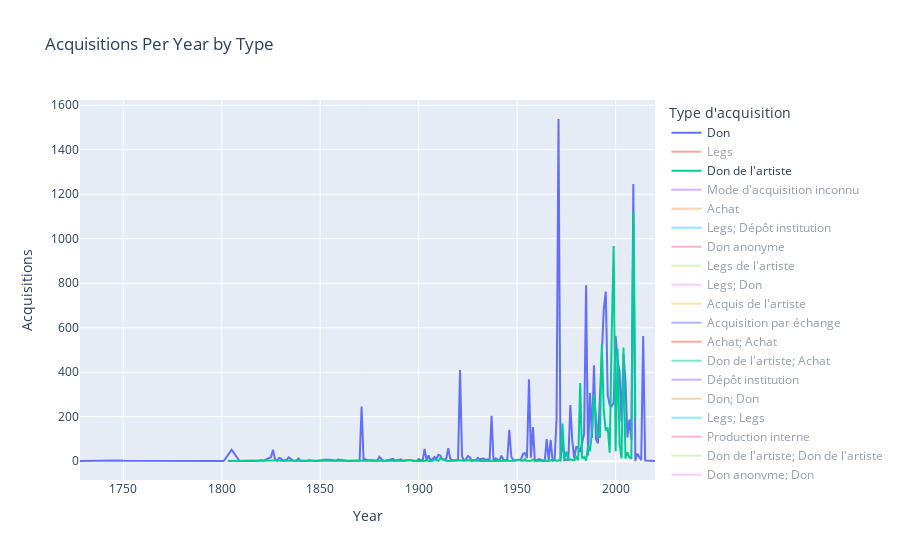

The notebook cell saved with this chart:
### Code cell
fig = px.line(acquisitions_by_type, x='Year', y='Acquisitions', color="Type d'acquisition", hover_name="Year",title='Acquisitions Per Year by Type')
fig.show()

### Figure 1 — Plotly figure (JSON) as saved in the notebook; plotly's stock layout.template omitted (floating-point values rounded to 4 significant figures; data arrays with more than 128 entries replaced by an {"elided": "..."} marker saying what was removed)
{"data": [{"hovertemplate": "<b>%{hovertext}</b><br><br>Type d'acquisition=Don<br>Year=%{x}<br>Acquisitions=%{y}<extra></extra>", "hovertext": {"elided": "181 int values"}, "legendgroup": "Don", "line": {"color": "#636efa", "dash": "solid"}, "marker": {"symbol": "circle"}, "mode": "lines", "name": "Don", "orientation": "v", "showlegend": true, "type": "scatter", "visible": true, "x": {"elided": "181 int values"}, "xaxis": "x", "y": {"elided": "181 int values"}, "yaxis": "y"}, {"hovertemplate": "<b>%{hovertext}</b><br><br>Type d'acquisition=Legs<br>Year=%{x}<br>Acquisitions=%{y}<extra></extra>", "hovertext": [1742, 1789, 1825, 1826, 1838, 1839, 1842, 1845, 1853, 1864, 1873, 1874, 1876, 1879, 1880, 1881, 1886, 1890, 1892, 1894, 1898, 1899, 1900, 1901, 1902, 1905, 1906, 1908, 1910, 1911, 1912, 1913, 1914, 1915, 1916, 1917, 1918, 1919, 1920, 1921, 1922, 1923, 1924, 1926, 1927, 1928, 1929, 1930, 1931, 1932, 1933, 1934, 1935, 1936, 1937, 1938, 1939, 1940, 1941, 1942, 1943, 1944, 1945, 1946, 1947, 1948, 1949, 1950, 1952, 1953, 1954, 1955, 1956, 1957, 1959, 1961, 1964, 1965, 1966, 1967, 1968, 1969, 1970, 1971, 1972, 1975, 1977, 1978, 1979, 1980, 1981, 1982, 1983, 1986, 1987, 1989, 1990, 1991, 1992, 1993, 1995, 1996, 1998, 1999, 2000, 2001, 2016], "legendgroup": "Legs", "line": {"color": "#EF553B", "dash": "solid"}, "marker": {"symbol": "circle"}, "mode": "lines", "name": "Legs", "orientation": "v", "showlegend": true, "type": "scatter", "visible": "legendonly", "x": [1742, 1789, 1825, 1826, 1838, 1839, 1842, 1845, 1853, 1864, 1873, 1874, 1876, 1879, 1880, 1881, 1886, 1890, 1892, 1894, 1898, 1899, 1900, 1901, 1902, 1905, 1906, 1908, 1910, 1911, 1912, 1913, 1914, 1915, 1916, 1917, 1918, 1919, 1920, 1921, 1922, 1923, 1924, 1926, 1927, 1928, 1929, 1930, 1931, 1932, 1933, 1934, 1935, 1936, 1937, 1938, 1939, 1940, 1941, 1942, 1943, 1944, 1945, 1946, 1947, 1948, 1949, 1950, 1952, 1953, 1954, 1955, 1956, 1957, 1959, 1961, 1964, 1965, 1966, 1967, 1968, 1969, 1970, 1971, 1972, 1975, 1977, 1978, 1979, 1980, 1981, 1982, 1983, 1986, 1987, 1989, 1990, 1991, 1992, 1993, 1995, 1996, 1998, 1999, 2000, 2001, 2016], "xaxis": "x", "y": [1, 1, 2, 1, 6, 10, 3, 3, 4, 2, 6, 5, 6, 1, 1, 4, 23, 1499, 2, 284, 12, 1, 3, 27, 1, 1, 2, 6, 96, 57, 1381, 6, 58, 35, 4, 9, 4, 7, 6, 14, 1, 9, 1, 35, 8, 71, 1, 1, 1, 4, 7, 3, 2, 3, 4, 22, 2, 6, 1, 40, 9, 2, 1, 9, 2, 1, 3, 15, 4, 7, 2, 195, 18, 3, 6, 41, 12, 1, 73, 85, 3, 1, 5, 181, 1, 13, 135, 3, 7, 1, 3, 4, 2, 22, 2, 2, 4, 52, 29, 1, 7, 10, 22, 2, 1, 3, 4], "yaxis": "y"}, {"hovertemplate": "<b>%{hovertext}</b><br><br>Type d'acquisition=Don de l'artiste<br>Year=%{x}<br>Acquisitions=%{y}<extra></extra>", "hovertext": [1803, 1813, 1815, 1825, 1826, 1827, 1830, 1836, 1839, 1842, 1844, 1853, 1859, 1866, 1872, 1873, 1876, 1881, 1882, 1888, 1891, 1892, 1896, 1897, 1899, 1901, 1902, 1903, 1904, 1905, 1906, 1907, 1908, 1909, 1910, 1911, 1914, 1919, 1920, 1927, 1932, 1938, 1941, 1944, 1948, 1949, 1950, 1952, 1953, 1954, 1955, 1957, 1958, 1959, 1961, 1962, 1964, 1965, 1966, 1967, 1968, 1969, 1970, 1971, 1972, 1973, 1974, 1975, 1976, 1977, 1979, 1980, 1981, 1982, 1983, 1984, 1985, 1986, 1987, 1988, 1989, 1990, 1991, 1992, 1993, 1994, 1995, 1996, 1997, 1998, 1999, 2000, 2001, 2002, 2003, 2004, 2005, 2006, 2007, 2008, 2009, 2010], "legendgroup": "Don de l'artiste", "line": {"color": "#00cc96", "dash": "solid"}, "marker": {"symbol": "circle"}, "mode": "lines", "name": "Don de l'artiste", "orientation": "v", "showlegend": true, "type": "scatter", "visible": true, "x": [1803, 1813, 1815, 1825, 1826, 1827, 1830, 1836, 1839, 1842, 1844, 1853, 1859, 1866, 1872, 1873, 1876, 1881, 1882, 1888, 1891, 1892, 1896, 1897, 1899, 1901, 1902, 1903, 1904, 1905, 1906, 1907, 1908, 1909, 1910, 1911, 1914, 1919, 1920, 1927, 1932, 1938, 1941, 1944, 1948, 1949, 1950, 1952, 1953, 1954, 1955, 1957, 1958, 1959, 1961, 1962, 1964, 1965, 1966, 1967, 1968, 1969, 1970, 1971, 1972, 1973, 1974, 1975, 1976, 1977, 1979, 1980, 1981, 1982, 1983, 1984, 1985, 1986, 1987, 1988, 1989, 1990, 1991, 1992, 1993, 1994, 1995, 1996, 1997, 1998, 1999, 2000, 2001, 2002, 2003, 2004, 2005, 2006, 2007, 2008, 2009, 2010], "xaxis": "x", "y": [1, 1, 2, 1, 3, 5, 2, 2, 2, 1, 1, 1, 1, 1, 1, 1, 1, 1, 1, 1, 1, 2, 5, 1, 1, 2, 2, 1, 5, 1, 1, 1, 8, 4, 1, 14, 1, 2, 3, 4, 1, 1, 1, 1, 1, 2, 6, 1, 1, 9, 1, 2, 8, 1, 1, 2, 5, 1, 1, 5, 6, 7, 1, 4, 2, 169, 7, 44, 7, 9, 3, 18, 4, 351, 12, 19, 3, 70, 45, 133, 301, 202, 122, 106, 526, 226, 137, 151, 38, 566, 967, 45, 505, 79, 13, 511, 12, 40, 17, 11, 1122, 191], "yaxis": "y"}, {"hovertemplate": "<b>%{hovertext}</b><br><br>Type d'acquisition=Mode d'acquisition inconnu<br>Year=%{x}<br>Acquisitions=%{y}<extra></extra>", "hovertext": [1825, 1843, 1846, 1851, 1853, 1855, 1859, 1870, 1874, 1877, 1879, 1880, 1881, 1886, 1893, 1895, 1896, 1900, 1904, 1906, 1908, 1909, 1910, 1913, 1916, 1921, 1922, 1923, 1925, 1926, 1933, 1952, 1955, 1956, 1969, 1971, 1987, 1996], "legendgroup": "Mode d'acquisition inconnu", "line": {"color": "#ab63fa", "dash": "solid"}, "marker": {"symbol": "circle"}, "mode": "lines", "name": "Mode d'acquisition inconnu", "orientation": "v", "showlegend": true, "type": "scatter", "visible": "legendonly", "x": [1825, 1843, 1846, 1851, 1853, 1855, 1859, 1870, 1874, 1877, 1879, 1880, 1881, 1886, 1893, 1895, 1896, 1900, 1904, 1906, 1908, 1909, 1910, 1913, 1916, 1921, 1922, 1923, 1925, 1926, 1933, 1952, 1955, 1956, 1969, 1971, 1987, 1996], "xaxis": "x", "y": [12, 1, 5, 2, 1, 19, 2, 3, 3, 1, 1, 1, 2, 3, 4, 2, 3, 4, 2, 4, 9, 2, 1, 3, 1, 1, 1, 3, 2, 1, 1, 1, 2, 3, 1, 2, 1, 2], "yaxis": "y"}, {"hovertemplate": "<b>%{hovertext}</b><br><br>Type d'acquisition=Achat<br>Year=%{x}<br>Acquisitions=%{y}<extra></extra>", "hovertext": {"elided": "140 int values"}, "legendgroup": "Achat", "line": {"color": "#FFA15A", "dash": "solid"}, "marker": {"symbol": "circle"}, "mode": "lines", "name": "Achat", "orientation": "v", "showlegend": true, "type": "scatter", "visible": "legendonly", "x": {"elided": "140 int values"}, "xaxis": "x", "y": {"elided": "140 int values"}, "yaxis": "y"}, {"hovertemplate": "<b>%{hovertext}</b><br><br>Type d'acquisition=Legs; Dépôt institution<br>Year=%{x}<br>Acquisitions=%{y}<extra></extra>", "hovertext": [1843], "legendgroup": "Legs; Dépôt institution", "line": {"color": "#19d3f3", "dash": "solid"}, "marker": {"symbol": "circle"}, "mode": "lines", "name": "Legs; Dépôt institution", "orientation": "v", "showlegend": true, "type": "scatter", "visible": "legendonly", "x": [1843], "xaxis": "x", "y": [61], "yaxis": "y"}, {"hovertemplate": "<b>%{hovertext}</b><br><br>Type d'acquisition=Don anonyme<br>Year=%{x}<br>Acquisitions=%{y}<extra></extra>", "hovertext": [1880, 1893, 1910, 1913, 1918, 1952, 1954, 1966, 1969, 1972, 1973, 1974, 1976, 1977, 1984, 1985, 1988, 1989, 1990, 1991, 1992, 1994, 1995, 1996, 1997, 1998, 1999, 2000, 2001, 2002, 2003, 2004, 2005, 2006, 2009, 2015], "legendgroup": "Don anonyme", "line": {"color": "#FF6692", "dash": "solid"}, "marker": {"symbol": "circle"}, "mode": "lines", "name": "Don anonyme", "orientation": "v", "showlegend": true, "type": "scatter", "visible": "legendonly", "x": [1880, 1893, 1910, 1913, 1918, 1952, 1954, 1966, 1969, 1972, 1973, 1974, 1976, 1977, 1984, 1985, 1988, 1989, 1990, 1991, 1992, 1994, 1995, 1996, 1997, 1998, 1999, 2000, 2001, 2002, 2003, 2004, 2005, 2006, 2009, 2015], "xaxis": "x", "y": [3, 2, 3, 1, 1, 1, 5, 1, 1, 1, 12, 1, 1, 1, 1, 3, 61, 132, 77, 2, 3, 30, 9, 2, 18, 18, 7, 2, 18, 70, 4, 1, 3, 1, 1, 1], "yaxis": "y"}, {"hovertemplate": "<b>%{hovertext}</b><br><br>Type d'acquisition=Legs de l'artiste<br>Year=%{x}<br>Acquisitions=%{y}<extra></extra>", "hovertext": [1884, 1905, 1911, 1928, 1938, 1941, 1946, 1949, 1952, 1955, 1958, 1982], "legendgroup": "Legs de l'artiste", "line": {"color": "#B6E880", "dash": "solid"}, "marker": {"symbol": "circle"}, "mode": "lines", "name": "Legs de l'artiste", "orientation": "v", "showlegend": true, "type": "scatter", "visible": "legendonly", "x": [1884, 1905, 1911, 1928, 1938, 1941, 1946, 1949, 1952, 1955, 1958, 1982], "xaxis": "x", "y": [2, 1, 88, 1, 13, 1, 36, 1, 3, 10, 2, 6], "yaxis": "y"}, {"hovertemplate": "<b>%{hovertext}</b><br><br>Type d'acquisition=Legs; Don<br>Year=%{x}<br>Acquisitions=%{y}<extra></extra>", "hovertext": [1890], "legendgroup": "Legs; Don", "line": {"color": "#FF97FF", "dash": "solid"}, "marker": {"symbol": "circle"}, "mode": "lines", "name": "Legs; Don", "orientation": "v", "showlegend": true, "type": "scatter", "visible": "legendonly", "x": [1890], "xaxis": "x", "y": [2], "yaxis": "y"}, {"hovertemplate": "<b>%{hovertext}</b><br><br>Type d'acquisition=Acquis de l'artiste<br>Year=%{x}<br>Acquisitions=%{y}<extra></extra>", "hovertext": [1903, 1904, 1906, 1907, 1908, 1909, 1910, 1911, 1912, 1917, 1920, 1924, 1975, 1979, 2002, 2003, 2006, 2007], "legendgroup": "Acquis de l'artiste", "line": {"color": "#FECB52", "dash": "solid"}, "marker": {"symbol": "circle"}, "mode": "lines", "name": "Acquis de l'artiste", "orientation": "v", "showlegend": true, "type": "scatter", "visible": "legendonly", "x": [1903, 1904, 1906, 1907, 1908, 1909, 1910, 1911, 1912, 1917, 1920, 1924, 1975, 1979, 2002, 2003, 2006, 2007], "xaxis": "x", "y": [21, 33, 14, 12, 28, 2, 8, 13, 3, 8, 75, 1, 3, 1, 2, 1, 3, 2], "yaxis": "y"}, {"hovertemplate": "<b>%{hovertext}</b><br><br>Type d'acquisition=Acquisition par échange<br>Year=%{x}<br>Acquisitions=%{y}<extra></extra>", "hovertext": [1907, 1910, 1915, 1920, 1922, 1929, 1930, 1935, 1938, 1950, 1954, 1955, 1957, 1959, 1960, 1964, 1970, 1974, 1980, 1982, 1988, 1996, 2005], "legendgroup": "Acquisition par échange", "line": {"color": "#636efa", "dash": "solid"}, "marker": {"symbol": "circle"}, "mode": "lines", "name": "Acquisition par échange", "orientation": "v", "showlegend": true, "type": "scatter", "visible": "legendonly", "x": [1907, 1910, 1915, 1920, 1922, 1929, 1930, 1935, 1938, 1950, 1954, 1955, 1957, 1959, 1960, 1964, 1970, 1974, 1980, 1982, 1988, 1996, 2005], "xaxis": "x", "y": [1, 1, 1, 1, 1, 1, 1, 2, 1, 2, 173, 1, 26, 8, 1, 3, 2, 1, 7, 1, 42, 11, 2], "yaxis": "y"}, {"hovertemplate": "<b>%{hovertext}</b><br><br>Type d'acquisition=Achat; Achat<br>Year=%{x}<br>Acquisitions=%{y}<extra></extra>", "hovertext": [1910, 1968, 1971, 1974, 1979, 1986, 1988], "legendgroup": "Achat; Achat", "line": {"color": "#EF553B", "dash": "solid"}, "marker": {"symbol": "circle"}, "mode": "lines", "name": "Achat; Achat", "orientation": "v", "showlegend": true, "type": "scatter", "visible": "legendonly", "x": [1910, 1968, 1971, 1974, 1979, 1986, 1988], "xaxis": "x", "y": [1, 4, 1, 2, 7, 5, 2], "yaxis": "y"}, {"hovertemplate": "<b>%{hovertext}</b><br><br>Type d'acquisition=Don de l'artiste; Achat<br>Year=%{x}<br>Acquisitions=%{y}<extra></extra>", "hovertext": [1935], "legendgroup": "Don de l'artiste; Achat", "line": {"color": "#00cc96", "dash": "solid"}, "marker": {"symbol": "circle"}, "mode": "lines", "name": "Don de l'artiste; Achat", "orientation": "v", "showlegend": true, "type": "scatter", "visible": "legendonly", "x": [1935], "xaxis": "x", "y": [4], "yaxis": "y"}, {"hovertemplate": "<b>%{hovertext}</b><br><br>Type d'acquisition=Dépôt institution<br>Year=%{x}<br>Acquisitions=%{y}<extra></extra>", "hovertext": [1948, 1950, 1990, 1991, 1998], "legendgroup": "Dépôt institution", "line": {"color": "#ab63fa", "dash": "solid"}, "marker": {"symbol": "circle"}, "mode": "lines", "name": "Dépôt institution", "orientation": "v", "showlegend": true, "type": "scatter", "visible": "legendonly", "x": [1948, 1950, 1990, 1991, 1998], "xaxis": "x", "y": [1, 2, 27, 7, 2], "yaxis": "y"}, {"hovertemplate": "<b>%{hovertext}</b><br><br>Type d'acquisition=Don; Don<br>Year=%{x}<br>Acquisitions=%{y}<extra></extra>", "hovertext": [1956, 1971, 2011], "legendgroup": "Don; Don", "line": {"color": "#FFA15A", "dash": "solid"}, "marker": {"symbol": "circle"}, "mode": "lines", "name": "Don; Don", "orientation": "v", "showlegend": true, "type": "scatter", "visible": "legendonly", "x": [1956, 1971, 2011], "xaxis": "x", "y": [4, 10, 40], "yaxis": "y"}, {"hovertemplate": "<b>%{hovertext}</b><br><br>Type d'acquisition=Legs; Legs<br>Year=%{x}<br>Acquisitions=%{y}<extra></extra>", "hovertext": [1956], "legendgroup": "Legs; Legs", "line": {"color": "#19d3f3", "dash": "solid"}, "marker": {"symbol": "circle"}, "mode": "lines", "name": "Legs; Legs", "orientation": "v", "showlegend": true, "type": "scatter", "visible": "legendonly", "x": [1956], "xaxis": "x", "y": [1], "yaxis": "y"}, {"hovertemplate": "<b>%{hovertext}</b><br><br>Type d'acquisition=Production interne<br>Year=%{x}<br>Acquisitions=%{y}<extra></extra>", "hovertext": [1972, 1983, 1999, 2000, 2003], "legendgroup": "Production interne", "line": {"color": "#FF6692", "dash": "solid"}, "marker": {"symbol": "circle"}, "mode": "lines", "name": "Production interne", "orientation": "v", "showlegend": true, "type": "scatter", "visible": "legendonly", "x": [1972, 1983, 1999, 2000, 2003], "xaxis": "x", "y": [4, 1, 12, 3, 2], "yaxis": "y"}, {"hovertemplate": "<b>%{hovertext}</b><br><br>Type d'acquisition=Don de l'artiste; Don de l'artiste<br>Year=%{x}<br>Acquisitions=%{y}<extra></extra>", "hovertext": [1973, 2006], "legendgroup": "Don de l'artiste; Don de l'artiste", "line": {"color": "#B6E880", "dash": "solid"}, "marker": {"symbol": "circle"}, "mode": "lines", "name": "Don de l'artiste; Don de l'artiste", "orientation": "v", "showlegend": true, "type": "scatter", "visible": "legendonly", "x": [1973, 2006], "xaxis": "x", "y": [10, 60], "yaxis": "y"}, {"hovertemplate": "<b>%{hovertext}</b><br><br>Type d'acquisition=Don anonyme; Don<br>Year=%{x}<br>Acquisitions=%{y}<extra></extra>", "hovertext": [1978], "legendgroup": "Don anonyme; Don", "line": {"color": "#FF97FF", "dash": "solid"}, "marker": {"symbol": "circle"}, "mode": "lines", "name": "Don anonyme; Don", "orientation": "v", "showlegend": true, "type": "scatter", "visible": "legendonly", "x": [1978], "xaxis": "x", "y": [1], "yaxis": "y"}, {"hovertemplate": "<b>%{hovertext}</b><br><br>Type d'acquisition=Achat; Don<br>Year=%{x}<br>Acquisitions=%{y}<extra></extra>", "hovertext": [1986], "legendgroup": "Achat; Don", "line": {"color": "#FECB52", "dash": "solid"}, "marker": {"symbol": "circle"}, "mode": "lines", "name": "Achat; Don", "orientation": "v", "showlegend": true, "type": "scatter", "visible": "legendonly", "x": [1986], "xaxis": "x", "y": [2], "yaxis": "y"}, {"hovertemplate": "<b>%{hovertext}</b><br><br>Type d'acquisition=Don de l'artiste; Don<br>Year=%{x}<br>Acquisitions=%{y}<extra></extra>", "hovertext": [1996, 1999, 2006], "legendgroup": "Don de l'artiste; Don", "line": {"color": "#636efa", "dash": "solid"}, "marker": {"symbol": "circle"}, "mode": "lines", "name": "Don de l'artiste; Don", "orientation": "v", "showlegend": true, "type": "scatter", "visible": "legendonly", "x": [1996, 1999, 2006], "xaxis": "x", "y": [1, 1, 8], "yaxis": "y"}, {"hovertemplate": "<b>%{hovertext}</b><br><br>Type d'acquisition=Don; Don de l'artiste<br>Year=%{x}<br>Acquisitions=%{y}<extra></extra>", "hovertext": [2001], "legendgroup": "Don; Don de l'artiste", "line": {"color": "#EF553B", "dash": "solid"}, "marker": {"symbol": "circle"}, "mode": "lines", "name": "Don; Don de l'artiste", "orientation": "v", "showlegend": true, "type": "scatter", "visible": "legendonly", "x": [2001], "xaxis": "x", "y": [2], "yaxis": "y"}], "layout": {"autosize": true, "legend": {"title": {"text": "Type d'acquisition"}, "tracegroupgap": 0}, "title": {"text": "Acquisitions Per Year by Type"}, "xaxis": {"anchor": "y", "autorange": true, "domain": [0, 1], "range": [1728, 2020], "title": {"text": "Year"}, "type": "linear"}, "yaxis": {"anchor": "x", "autorange": true, "domain": [0, 1], "range": [-84.39, 1623.0], "title": {"text": "Acquisitions"}, "type": "linear"}}}
